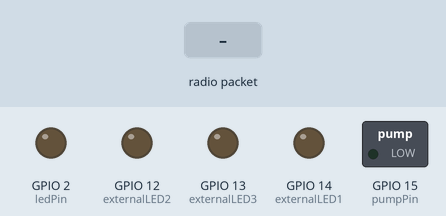
Simulated run of this sketch. Board: ESP32. Parts: switched loads named in the sketch (green lamp = pin HIGH), output pins drawn as LEDs (lit = HIGH). The test bench sets the inputs (shaded band). WiFi joins after 1.5 s; servers stay silent unless stated; no radio packets arrive unless stated; what the sketch prints to the serial monitor is not drawn.

Above: at 2.7 s.
2.8 s: radio packet "FULL" arrives
At 3.2 s:
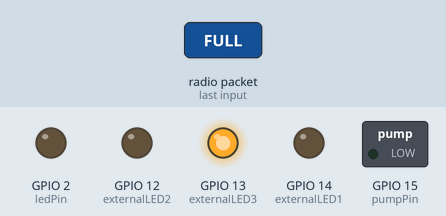
5.5 s: radio packet "MEDIUM" arrives
At 5.9 s:
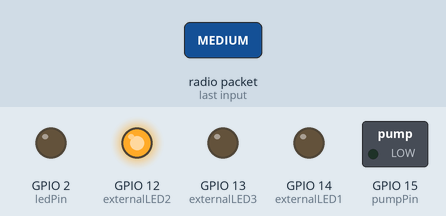
7.5 s: radio packet "LOW" arrives
At 8.7 s:
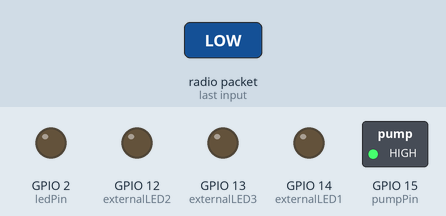
9.8 s: radio packet "MEDIUM" arrives
At 10.2 s:
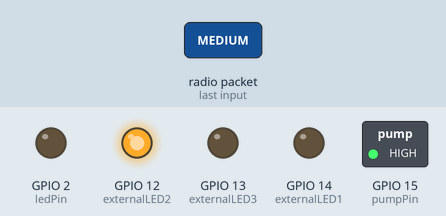
Timing chart, 0 to 12.8 s (numbered marks = the images above; inputs shaded):
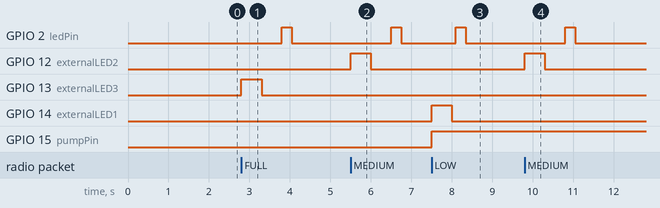

Measured:
- after the input at 2.8 s, GPIO 2 (ledPin): LOW → HIGH after 1.0 s, → LOW 0.25 s later; GPIO 13 (externalLED3): LOW → HIGH at once, → LOW 0.50 s later
- after the input at 5.5 s, GPIO 2 (ledPin): LOW → HIGH after 1.0 s, → LOW 0.25 s later; GPIO 12 (externalLED2): LOW → HIGH at once, → LOW 0.50 s later
- after the input at 7.5 s, GPIO 2 (ledPin): LOW → HIGH after 0.60 s, → LOW 0.25 s later; GPIO 14 (externalLED1): LOW → HIGH at once, → LOW 0.50 s later; GPIO 15 (pumpPin): LOW → HIGH at once
- after the input at 9.8 s, GPIO 2 (ledPin): LOW → HIGH after 1.0 s, → LOW 0.25 s later; GPIO 12 (externalLED2): LOW → HIGH at once, → LOW 0.50 s later

The sketch:

led_blink_rx_with_motor_including_IOT.ino
```cpp
#include <SPI.h>
#include <RF24.h>
#include <WiFi.h>
#include <WebServer.h>

#define LEBEL_1 "FULL"
#define LEBEL_2 "MEDIUM"
#define LEBEL_3 "LOW"

RF24 radio(4, 5);  // CE, CSN
const byte address[6] = "00001";

const int ledPin = 2;
const int externalLED1 = 14;  // LOW
const int externalLED2 = 12;  // MEDIUM
const int externalLED3 = 13;  // FULL
const int pumpPin = 15;       // Water Pump control pin

unsigned long lastReceivedTime = 0;
const unsigned long timeout = 1000;

String tankStatus = "Unknown";

// Wi-Fi credentials (Update with your mobile hotspot credentials)
const char* ssid = "A23";
const char* password = "87654321";

WebServer server(80);

void setup() {
  Serial.begin(115200);

  pinMode(externalLED1, OUTPUT);
  pinMode(externalLED2, OUTPUT);
  pinMode(externalLED3, OUTPUT);
  pinMode(ledPin, OUTPUT);
  pinMode(pumpPin, OUTPUT);

  digitalWrite(ledPin, LOW);
  digitalWrite(pumpPin, LOW);  // Pump OFF initially

  radio.begin();
  radio.openReadingPipe(0, address);
  radio.setPALevel(RF24_PA_LOW);
  radio.startListening();

  // Connect to Mobile Hotspot
  WiFi.begin(ssid, password);
  Serial.print("Connecting to Wi-Fi");
  while (WiFi.status() != WL_CONNECTED) {
    delay(500);
    Serial.print(".");
  }
  Serial.println("\nWi-Fi connected");
  Serial.print("IP Address: ");
  Serial.println(WiFi.localIP());

  // Setup web server
  server.on("/", handleRoot);
  server.begin();
  Serial.println("Web server started");
}

void loop() {
  server.handleClient();
  unsigned long currentTime = millis();

  if (radio.available()) {
    char text[32] = "";
    radio.read(&text, sizeof(text));
    Serial.print("Received: ");
    Serial.println(text);  // Print received message
    lastReceivedTime = currentTime;

    if (strcmp(text, LEBEL_1) == 0) {
      // FULL
      digitalWrite(externalLED3, HIGH);
      digitalWrite(pumpPin, LOW);  // Turn OFF pump
      tankStatus = "FULL";
      delay(500);
      digitalWrite(externalLED3, LOW);
      delay(500);

    } else if (strcmp(text, LEBEL_2) == 0) {
      // MEDIUM
      digitalWrite(externalLED2, HIGH);
      tankStatus = "MEDIUM";
      delay(500);
      digitalWrite(externalLED2, LOW);
      delay(500);

    } else if (strcmp(text, LEBEL_3) == 0) {
      // LOW
      digitalWrite(externalLED1, HIGH);
      digitalWrite(pumpPin, HIGH);  // Turn ON pump
      tankStatus = "LOW";
      delay(500);
      digitalWrite(externalLED1, LOW);
      delay(100);
    }
  }

  // Indicator LED for signal activity
  if (currentTime - lastReceivedTime < timeout) {
    digitalWrite(ledPin, HIGH);
    delay(250);
    digitalWrite(ledPin, LOW);
    delay(250);
  } else {
    digitalWrite(ledPin, LOW);
  }
}

void handleRoot() {
  String html = "<html><head><title>Water Tank Status</title><style>";
  html += "body {font-family: Arial, sans-serif; background: linear-gradient(135deg, #007BFF 30%, #00d2ff 100%); color: #fff; text-align: center; margin: 0; padding: 20px;}";
  html += "h1 {font-size: 3em; margin-bottom: 20px; text-shadow: 2px 2px 10px rgba(0,0,0,0.4);}";
  html += ".status {font-size: 1.5em; margin: 20px auto; width: 90%; max-width: 400px; padding: 20px; border-radius: 20px; background-color: #ffffffdd; color: #333; box-shadow: 0 8px 30px rgba(0,0,0,0.5); transition: transform 0.3s, box-shadow 0.3s;}";
  html += ".status:hover {transform: scale(1.05); box-shadow: 0 12px 40px rgba(0,0,0,0.6);}";
  html += ".full {background-color: #28a745dd; color: #fff;}";
  html += ".medium {background-color: #ffc107dd; color: #fff;}";
  html += ".low {background-color: #dc3545dd; color: #fff;}";
  html += ".unknown {background-color: #6c757ddd; color: #fff;}";
  html += "footer {margin-top: 40px; font-size: 0.9em; color: #ddd; text-shadow: 1px 1px 5px rgba(0,0,0,0.5);}";
  html += "</style></head><body>";

  html += "<h1>Water Tank Status</h1>";

  if (tankStatus == "FULL") {
    html += "<div class='status full'>Tank is FULL. Pump is OFF.</div>";
  } else if (tankStatus == "MEDIUM") {
    html += "<div class='status medium'>Tank is MEDIUM. Pump is running intermittently.</div>";
  } else if (tankStatus == "LOW") {
    html += "<div class='status low'>Tank is LOW. Pump is ON.</div>";
  } else {
    html += "<div class='status unknown'>Status Unknown.</div>";
  }

  html += "<footer>Powered by ESP32 | IoT Water Monitoring System</footer>";
  html += "</body></html>";
  server.send(200, "text/html", html);
}
```
